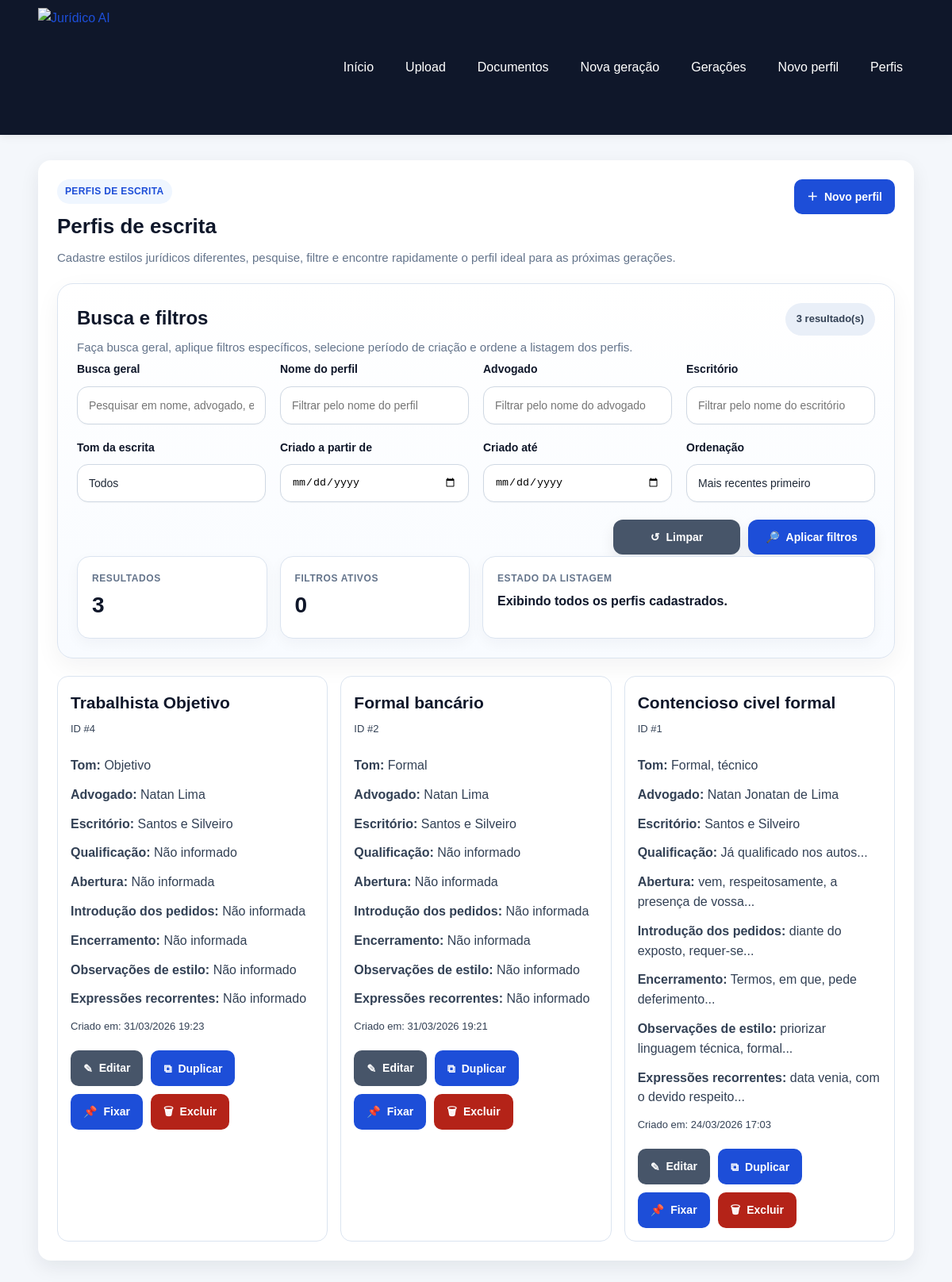
/writing-profiles, run on the app's committed database.
### app/models/writing_profile.py (models this page shows, shortened)
class WritingProfile(Base):
    __tablename__ = "writing_profiles"
    id = Column(Integer, primary_key=True, index=True)
    profile_name = Column(String(150), nullable=False, index=True)
    lawyer_name = Column(String(150), nullable=True)
    office_name = Column(String(200), nullable=True)
    tone = Column(String(100), nullable=False, default="Formal")
    qualification_style = Column(
        Text,
        nullable=True,
        default="já qualificado(a) nos autos ou a ser devidamente qualificado(a)",
    )
    opening_phrase = Column(
        Text,
        nullable=True,
        default="vem, com o devido respeito, à presença de Vossa Excelência, apresentar a presente:",
    )
    closing_phrase = Column(
        Text,
        nullable=True,
        default="Termos em que,\nPede deferimento.",
    )
    request_intro = Column(
        Text,
        nullable=True,
        default="Diante do exposto, requer:",
    )
    legal_style_notes = Column(
        Text,
        nullable=True,
        default="Utilizar linguagem jurídica formal, objetiva e técnica.",
    )
    recurring_expressions = Column(
        Text,
        nullable=True,
        default="data venia; conforme entendimento jurisprudencial; nos termos da legislação aplicável",
    )
    is_active = Column(Boolean, default=False, nullable=False)
    is_pinned = Column(Boolean, default=False, nullable=False)
    tags = Column(Text, nullable=True)
    is_favorite = Column(Boolean, default=False, nullable=False)
    status = Column(String(100), nullable=True)
    created_at = Column(DateTime(timezone=True), server_default=func.now(), nullable=False)
    generations = relationship(
        "Generation",
        back_populates="writing_profile",
        passive_deletes=True,
    )

### app/routers/writing_profiles.py (the view)
@router.get("")
def listar_perfis_page(
    request: Request,
    search: str = Query(""),
    profile_name: str = Query(""),
    lawyer_name: str = Query(""),
    office_name: str = Query(""),
    tone: str = Query(""),
    created_from: str = Query(""),
    created_to: str = Query(""),
    sort_by: str = Query("created_desc"),
    db: Session = Depends(get_db),
):
    filtros = normalizar_filtros_perfis(
        search=search,
        profile_name=profile_name,
        lawyer_name=lawyer_name,
        office_name=office_name,
        tone=tone,
        created_from=created_from,
        created_to=created_to,
        sort_by=sort_by,
    )
    perfis = listar_perfis_filtrados(db, filtros)
    tons_disponiveis = obter_tons_disponiveis(db)
    ordenacoes = obter_ordenacoes_perfis()
    total_filtros_ativos = contar_filtros_ativos_perfis(filtros)
    perfis_resumo = []
    for perfil in perfis:
        resumo = montar_resumo_perfil(perfil)
        resumo["qualification_style_preview"] = resumir_texto(resumo["qualification_style"], 80)
        resumo["opening_phrase_preview"] = resumir_texto(resumo["opening_phrase"], 80)
        resumo["request_intro_preview"] = resumir_texto(resumo["request_intro"], 80)
        resumo["closing_phrase_preview"] = resumir_texto(resumo["closing_phrase"], 80)
        resumo["legal_style_notes_preview"] = resumir_texto(resumo["legal_style_notes"], 100)
        resumo["recurring_expressions_preview"] = resumir_texto(resumo["recurring_expressions"], 100)
        perfis_resumo.append(resumo)
    return templates.TemplateResponse(
        "writing_profiles_list.html",
        {
            "request": request,
            "perfis": perfis_resumo,
            "sucesso": request.query_params.get("sucesso"),
            "erro": request.query_params.get("erro"),
            "filtros": filtros,
            "tons_disponiveis": tons_disponiveis,
            "ordenacoes": ordenacoes,
            "total_resultados": len(perfis_resumo),
            "total_filtros_ativos": total_filtros_ativos,
        },
    )

### app/templates/writing_profiles_list.html (shortened to what this page needs)
{% extends "base.html" %}
{% block content %}
<section class="card">
    <div class="cabecalho-pagina">
        <div>
            <span class="etiqueta-secao">Perfis de escrita</span>
            <h2>Perfis de escrita</h2>
            <p class="texto-suave">
                Cadastre estilos jurídicos diferentes, pesquise, filtre e encontre rapidamente o perfil ideal para as próximas gerações.
            </p>
        </div>
        <div class="acoes-topo">
            <a class="botao" href="/writing-profiles/create">
                <span class="icone-botao" aria-hidden="true">＋</span>
                Novo perfil
            </a>
        </div>
    </div>
    <section class="bloco-informativo bloco-filtros-avancados">
        <div class="bloco-informativo-topo bloco-informativo-topo-entre-linhas">
            <div>
                <h3>Busca e filtros</h3>
                <p class="texto-suave">
                    Faça busca geral, aplique filtros específicos, selecione período de criação e ordene a listagem dos perfis.
                </p>
            </div>
            <span class="badge badge-neutro">
                {{ total_resultados }} resultado(s)
            </span>
        </div>
        <form method="get" action="/writing-profiles" class="formulario-geracao formulario-filtros-avancados">
            <div class="grid-filtros-avancados">
                <div>
                    <label for="search">Busca geral</label>
                    <input
                        type="text"
                        id="search"
                        name="search"
                        value="{{ filtros.search }}"
                        placeholder="Pesquisar em nome, advogado, escritório, tom ou conteúdo"
                    >
                </div>
                <div>
                    <label for="profile_name">Nome do perfil</label>
                    <input
                        type="text"
                        id="profile_name"
                        name="profile_name"
                        value="{{ filtros.profile_name }}"
                        placeholder="Filtrar pelo nome do perfil"
                    >
                </div>
                <div>
                    <label for="lawyer_name">Advogado</label>
                    <input
                        type="text"
                        id="lawyer_name"
                        name="lawyer_name"
                        value="{{ filtros.lawyer_name }}"
                        placeholder="Filtrar pelo nome do advogado"
                    >
                </div>
                <div>
                    <label for="office_name">Escritório</label>
                    <input
                        type="text"
                        id="office_name"
                        name="office_name"
                        value="{{ filtros.office_name }}"
                        placeholder="Filtrar pelo nome do escritório"
                    >
                </div>
                <div>
                    <label for="tone">Tom da escrita</label>
                    <select id="tone" name="tone">
                        <option value="">Todos</option>
                    </select>
                </div>
                <div>
                    <label for="created_from">Criado a partir de</label>
                    <input
                        type="date"
                        id="created_from"
                        name="created_from"
                        value="{{ filtros.created_from }}"
                    >
                </div>
                <div>
                    <label for="created_to">Criado até</label>
                    <input
                        type="date"
                        id="created_to"
                        name="created_to"
                        value="{{ filtros.created_to }}"
                    >
                </div>
                <div>
                    <label for="sort_by">Ordenação</label>
                    <select id="sort_by" name="sort_by">
                        {% for chave, descricao in ordenacoes.items() %}
                            <option value="{{ chave }}" {% if filtros.sort_by == chave %}selected{% endif %}>
                                {{ descricao }}
                            </option>
                        {% endfor %}
                    </select>
                </div>
            </div>
            <div class="acoes-formulario-geracao">
                <a class="botao botao-secundario" href="/writing-profiles">
                    <span class="icone-botao" aria-hidden="true">↺</span>
                    Limpar
                </a>
                <button type="submit" class="botao">
                    <span class="icone-botao" aria-hidden="true">🔎</span>
                    Aplicar filtros
                </button>
            </div>
        </form>
        <div class="painel-resumo-geracao painel-resumo-sem-inline">
            <div class="info-box">
                <span class="info-label">Resultados</span>
                <span class="info-value">{{ total_resultados }}</span>
            </div>
            <div class="info-box">
                <span class="info-label">Filtros ativos</span>
                <span class="info-value">{{ total_filtros_ativos }}</span>
            </div>
            <div class="info-box info-box-largo">
                <span class="info-label">Estado da listagem</span>
                <span class="info-value">
                    {% if total_filtros_ativos > 0 %}
                        A listagem está refinada conforme os critérios selecionados.
                    {% else %}
                        Exibindo todos os perfis cadastrados.
                    {% endif %}
                </span>
            </div>
        </div>
    </section>
    {% if perfis %}
        <div class="lista-cards">
            {% for perfil in perfis %}
                <div class="mini-card perfil-card">
                    <div class="perfil-card-topo">
                        <div>
                            <h3 class="perfil-titulo">{{ perfil.profile_name }}</h3>
                            <p class="texto-pequeno">ID #{{ perfil.id }}</p>
                        </div>
                    </div>
                    <p><strong>Tom:</strong> {{ perfil.tone }}</p>
                    <p><strong>Advogado:</strong> {{ perfil.lawyer_name }}</p>
                    <p><strong>Escritório:</strong> {{ perfil.office_name }}</p>
                    <p><strong>Qualificação:</strong> {{ perfil.qualification_style_preview }}</p>
                    <p><strong>Abertura:</strong> {{ perfil.opening_phrase_preview }}</p>
                    <p><strong>Introdução dos pedidos:</strong> {{ perfil.request_intro_preview }}</p>
                    <p><strong>Encerramento:</strong> {{ perfil.closing_phrase_preview }}</p>
                    <p><strong>Observações de estilo:</strong> {{ perfil.legal_style_notes_preview }}</p>
                    <p><strong>Expressões recorrentes:</strong> {{ perfil.recurring_expressions_preview }}</p>
                    <p class="texto-pequeno">
                        Criado em:
                        {{ perfil.created_at.strftime("%d/%m/%Y %H:%M") if perfil.created_at else "-" }}
                    </p>
                    <div class="acoes-topo acoes-perfil">
                        <a class="botao botao-secundario" href="/writing-profiles/{{ perfil.id }}/edit">
                            <span class="icone-botao" aria-hidden="true">✎</span>
                            Editar
                        </a>
                        <form
                            action="/writing-profiles/{{ perfil.id }}/duplicate"
                            method="post"
                            data-loading-form
                            data-loading-message="Duplicando perfil de escrita..."
                            data-loading-button-text="Duplicando..."
                        >
                            <button class="botao botao-secundario" type="submit">
                                <span class="icone-botao" aria-hidden="true">⧉</span>
                                Duplicar
                            </button>
                        </form>
                        <form
                            action="/writing-profiles/{{ perfil.id }}/toggle-pin"
                            method="post"
                            data-loading-form
                            data-loading-message="Atualizando fixação do perfil..."
                            data-loading-button-text="Salvando..."
                        >
                            <button class="botao botao-fixar" type="submit">
                                <span class="icone-botao" aria-hidden="true">📌</span>
                                {% if perfil.is_pinned %}Desfixar{% else %}Fixar{% endif %}
                            </button>
                        </form>
                        <form
                            action="/writing-profiles/{{ perfil.id }}/delete"
                            method="post"
                            data-confirm-action
                            data-loading-form
                            data-loading-message="Excluindo perfil..."
                            data-loading-button-text="Excluindo..."
                            data-confirm-title="Excluir perfil de escrita"
                            data-confirm-message="Tem certeza que deseja excluir este perfil de escrita?"
                            data-confirm-submit-label="Excluir perfil"
                            data-confirm-submit-icon='<span class="icone-botao" aria-hidden="true">🗑</span>'
                        >
                            <button class="botao-perigo" type="submit">
                                <span class="icone-botao" aria-hidden="true">🗑</span>
                                Excluir
                            </button>
                        </form>
                    </div>
                </div>
            {% endfor %}
        </div>
    {% endif %}
</section>
{% endblock %}

### data on the page
WritingProfile: profile_name "Trabalhista Objetivo", id "4", tone "Objetivo", lawyer_name "Natan Lima", office_name "Santos e Silveiro", qualification_style_preview "Não informado", opening_phrase_preview "Não informada", request_intro_preview "Não informada", closing_phrase_preview "Não informada", legal_style_notes_preview "Não informado", recurring_expressions_preview "Não informado", created_at "31/03/2026 19:23"
WritingProfile: profile_name "Formal bancário", id "2", tone "Formal", lawyer_name "Natan Lima", office_name "Santos e Silveiro", qualification_style_preview "Não informado", opening_phrase_preview "Não informada", request_intro_preview "Não informada", closing_phrase_preview "Não informada", legal_style_notes_preview "Não informado", recurring_expressions_preview "Não informado", created_at "31/03/2026 19:21"
WritingProfile: profile_name "Contencioso civel formal", id "1", tone "Formal, técnico", lawyer_name "Natan Jonatan de Lima", office_name "Santos e Silveiro", qualification_style_preview "Já qualificado nos autos...", opening_phrase_preview "vem, respeitosamente, a presença de vossa...", request_intro_preview "diante do exposto, requer-se...", closing_phrase_preview "Termos, em que, pede deferimento...", legal_style_notes_preview "priorizar linguagem técnica, formal...", recurring_expressions_preview "data venia, com o devido respeito...", created_at "24/03/2026 17:03"

### other printed values
{{ total_resultados }} "3"
{{ total_filtros_ativos }} "0"
form field sort_by "Mais recentes primeiro"
